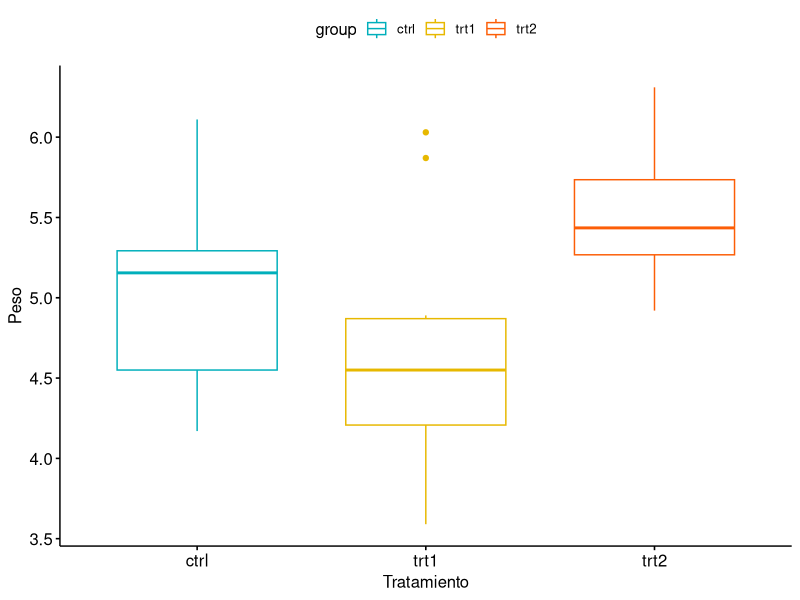
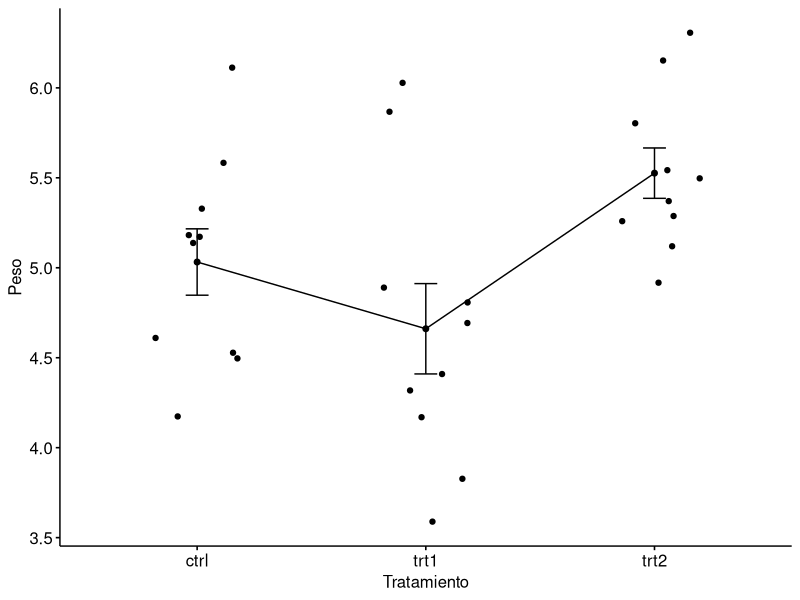
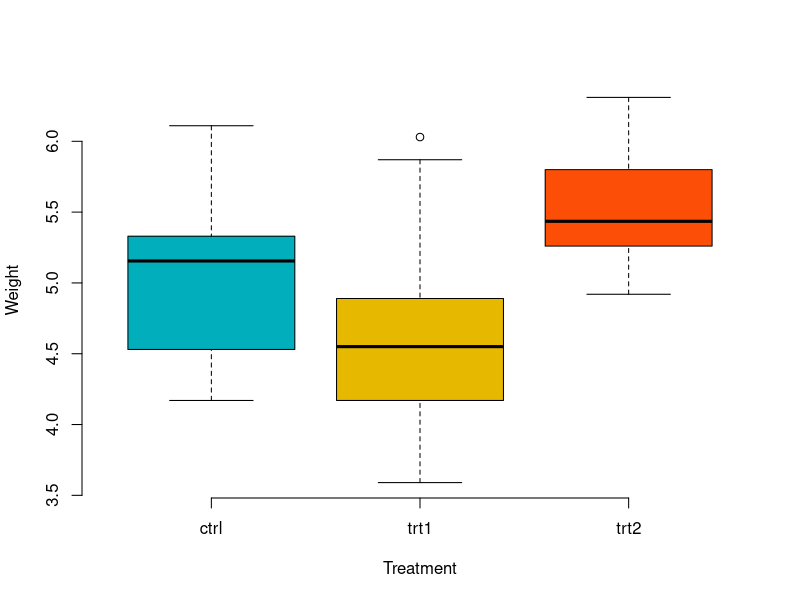
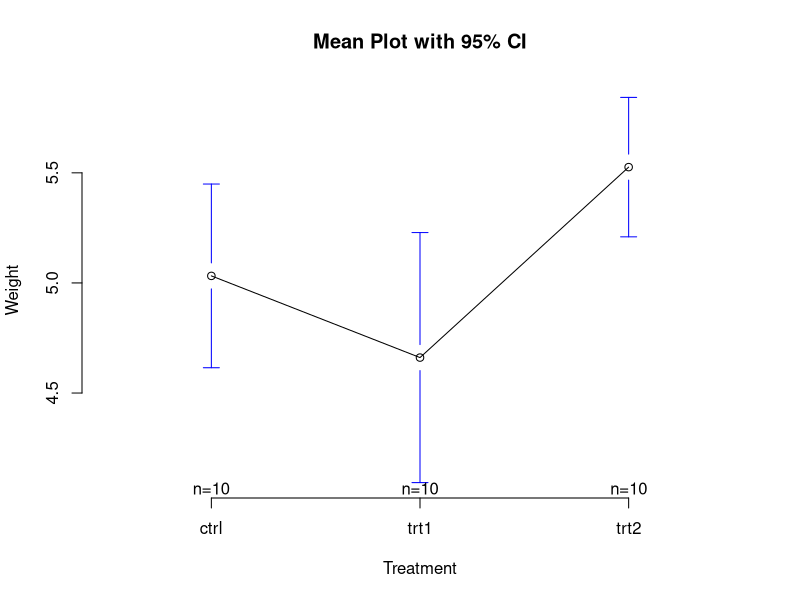

Source code (R) for these figures, in order:
.libPaths(c("D:/R_Packages",.libPaths()))

####Librerias####
library(tidyverse)
library(ggpubr)
library(rstatix)

#### One-way ANOVA ####

#Usaremos la data construida en R denominada PlantGrowth. Que muestra los pesos de las
#plantas obtenidas durante un control y dos diferentes tratamientos.

my_data<-PlantGrowth

#Revision basica:

#Tomamos una muestra aleatoria:
set.seed(1234)
dplyr::sample_n(my_data,10)

#Nota: En la terminologia de R, la columna "group" es llamada factor y las diferentes
#categorias ("ctr","trt1","trt2")son denominadas niveles de factor. **Estos niveles son 
#ordenados alfabeticamente.

#Mostrar los niveles:

levels(my_data$group)

#Si los niveles no están autimaticamente en el orden correcto, reordenar:

my_data$group<-ordered(my_data$group,
                       levels=c("ctrl","trt1","trt2"))

#Computamos el sumario estadistico por grupos - cantidad, media, sd:

library(dplyr)
group_by(my_data, group) %>%
  summarise(
    count=n(),
    mean=mean(weight, na.rm=TRUE),
    sd = sd(weight, na.rm=TRUE)
  )

#Visualizamos la data:

library(ggpubr)
#Realizaremos Box plots:
#Ploteamos peso por grupo y color por grupo

ggboxplot(my_data, x="group",y="weight",
          color="group", palette=c("#00AFBB","#E7B800","#FC5E07"),
          order = c("ctrl","trt1","trt2"),
          ylab="Peso",xlab="Tratamiento")

#Medianas de Plots:
#Plot de peso por grupos y agregamos barras de error (mean_se),
#otros valores pueden ser, mean_cim mean_iqr,.....

ggline(my_data, x="group",y="weight",
       add=c("mean_se","jitter"),
       order=c("ctrl","trt1","trt2"),
       ylab="Peso",xlab="Tratamiento")

#Si deseamos usar los graficos convencionales de R:

# Box plot
boxplot(weight ~ group, data = my_data,
        xlab = "Treatment", ylab = "Weight",
        frame = FALSE, col = c("#00AFBB", "#E7B800", "#FC4E07"))
# plotmeans
library("gplots")
plotmeans(weight ~ group, data = my_data, frame = FALSE,
          xlab = "Treatment", ylab = "Weight",
          main="Mean Plot with 95% CI") 

#Nosotros deseamos saber si existe una diferencia significativa entre el 
#promedio de pesos entre las plantes en las 3 condiciones experimentales

#La funcion en r `aov()` puede ser usarada para responder esta pregunta.
#La funcion `summary.aov()` es usada para sumarizar el analisis del 
#modelo de varianza.

# Compute el analisis de varianza:

res.aov <- aov(weight ~ group, data = my_data)

# Resumir el analisis

summary(res.aov)

#La salida incluye la columna F valor y Pr(>F) correspondiente
# al p-valor del test. 

#Interpretando el rsultado de One-Way Anova Test

#Como el p-valor es menor que el nivel de significancia 0.05, nosotros
#podemos conluir que existe diferencias significativas entre los
#grupos resaltado con "*" en el modelo del sumario.


#Multiples pares de comparaciones entre las medias de los grupos.

#En un One-Way Anova Test, un significante p-valor indica que algunos de los grupos son
#de medias diferentes, pero nosotros no conocemos cual de grupos es.
#Es posible llevar a cabo una comparación multiple de pares, para determinar
#si la media diferente entre pares de grupoes es estadisticamente significativa.

#Tukey para comparación multiple de pares:

#Como el test de ANOVA es significante, nosotros podemos coutar
# el **Tukey HSD** (Tukey Honest Significant Differences, R function: **TukeyHSD()**) para
#llevar a cabo la comparación multiple de grupos por pares entre las medias de grupos.

#La función `TukeyHD()` toma el ajuste de ANOVA como argumento:

TukeyHSD(res.aov)

#diff: diferencia entre medias de dos grupos.
#lwr, upr: el menor y superior final del punto del intervalo de confianza al 95% (default)
#p adj: p-valor después del ajuste de multile comparacion.
 
#Podemos ver que desde la salida, la unica diferencia entre trt2 y trt2 es signifcante con un ajuste
#del p-valor de 0.012.
